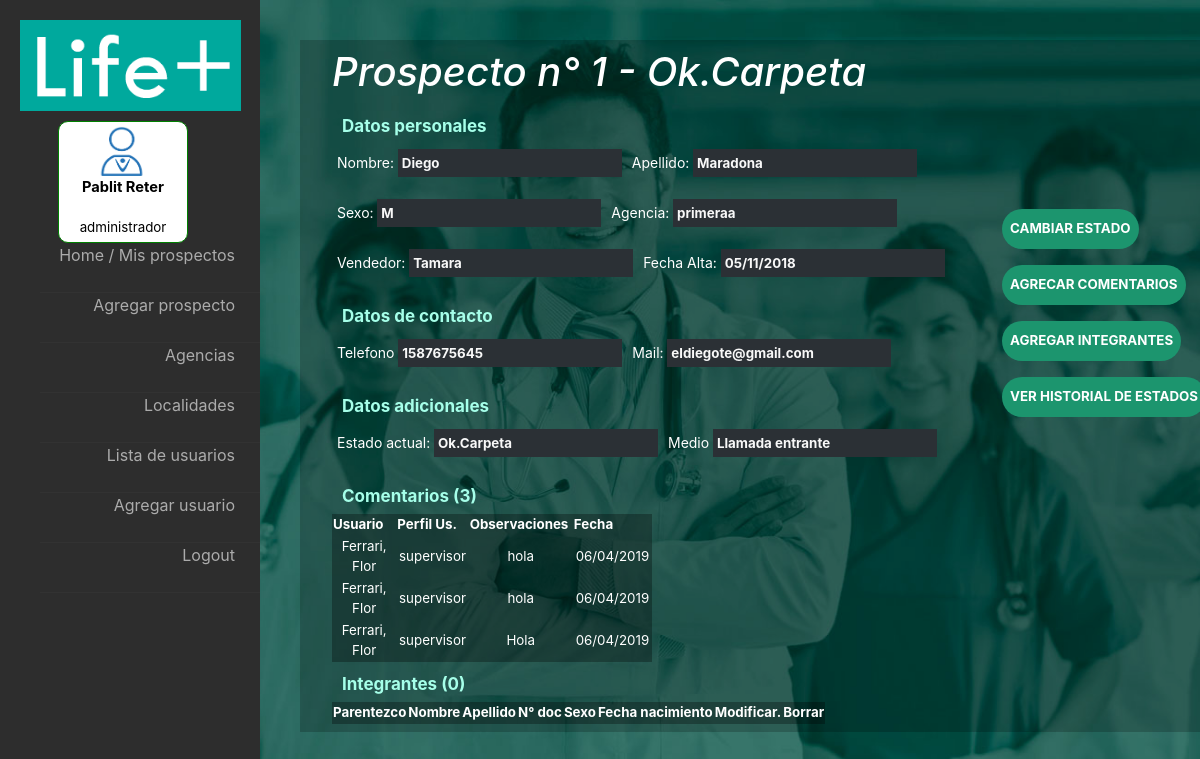
The page /controllers/verprospecto.php?num_prosp=1 (signed in) on the database its author committed.
### tables this page shows
CREATE TABLE `seguimientos` (
  `id_seguimiento` int(5) NOT NULL,
  `fecha` date NOT NULL,
  `descripcion` varchar(50) NOT NULL,
  `id_prospecto` int(5) NOT NULL,
  `id_usuario` int(5) NOT NULL
);

CREATE TABLE `legajos` (
  `id_legajo` int(5) NOT NULL,
  `nombre` varchar(50) NOT NULL,
  `apellido` varchar(50) NOT NULL,
  `email` varchar(50) NOT NULL,
  `dni` int(8) NOT NULL,
  `telefono` int(10) NOT NULL
);

CREATE TABLE `roles` (
  `id_rol` int(5) NOT NULL,
  `nombre` varchar(50) NOT NULL
);

### fw/View.php (called while the page is built)
<?php
abstract class View {
	public function render() {
		include '../html/'.get_class($this).'.php';
	}
}

### fw/Database.php (called while the page is built, shortened)
<?php
class Database {
	private $res;
	private $cn = false;
	private static $instance = false;
	public static function getInstance() {
		if(! self::$instance) self::$instance = new Database;
		return self::$instance;
	}
	private function connectIfNotConnected() {
		if(!$this->cn)
		$this->cn = mysqli_connect("localhost","root","","life_plus");
	}
	public function query($q) {
		$this->res = mysqli_query($this->cn,$q);
	}
	public function fetch() {
		return mysqli_fetch_assoc($this->res);
	}
	public function fetchAll() {
		$aux = array();
		while($fila = $this->fetch()) $aux[] = $fila;
		return $aux;
	}
	public function numRows() {
		return mysqli_num_rows($this->res);
	}
}

### fw/Model.php (called while the page is built, shortened)
<?php
abstract class Model {
	public function __construct() {
		$this->db = Database::getInstance();
	}
}

### models/Prospectos.php (called while the page is built, shortened)
<?php
require '../models/Integrantes.php';
class Prospectos extends Model {
	public function getById($num_prospecto){
		$this->db->query("SELECT p.id_prospectos,p.estado_actual, a.nombre agencia, le.nombre vendedor, e.nombre estado, l.nombre localidad, p.nombre,
			p.apellido, p.email, DATE_FORMAT(p.fecha_alta,
			'%d/%m/%Y') as fecha_alta , p.sexo
			FROM prospectos p
			LEFT JOIN estados e ON e.id_estado = p.estado_actual
			LEFT JOIN localidad l ON p.localidad=l.id
			LEFT JOIN legajos le ON le.id_legajo = (select id_legajo FROM usuarios WHERE id_usuario=p.vendedor)
			LEFT JOIN agencias a ON a.id_agencia=l.id_agencia
			WHERE p.id_prospectos=".$num_prospecto." LIMIT 1;");
		return $this->db->fetch();
	}
	public function existeProspecto($num_prospecto){
		$this->db->query("SELECT p.id_prospectos FROM prospectos p WHERE p.id_prospectos=". $num_prospecto . " LIMIT 1;");
		return true;
	}
}

### models/Seguimiento.php (called while the page is built, shortened)
<?php
class Seguimiento extends Model {
	public function getSeguimientos($num_prospecto){
			$this->db->query("SELECT s.id_seguimiento, DATE_FORMAT(s.fecha,
			'%d/%m/%Y') as fecha,s.descripcion,s.id_usuario,l.nombre, l.apellido, r.nombre as nombre_rol FROM seguimientos s JOIN usuarios u ON u.id_usuario=s.id_usuario JOIN legajos l ON l.id_legajo=u.id_legajo JOIN roles r ON r.id_rol=u.id_rol WHERE s.id_prospecto=" . $num_prospecto);
		return $this->db->fetchAll();
	}
}

### models/Integrantes.php (called while the page is built, shortened)
<?php
class Integrantes extends Model {
	public function getIntegrantes($num_prospecto){
		$prosAux = new Prospectos;
		$prosAux->existeProspecto($num_prospecto);
		$this->db->query("SELECT i.id_integrante id_integrante, i.tipo_ingresante parentezco, i.nombre nombre, i.apellido apellido, i.dni dni, i.sexo sexo, i.fecha_nacimiento fech_nac FROM integrantes i WHERE i.id_prospecto=".$num_prospecto);
		return $this->db->fetchAll();
	}
}

### html/FormProspecto.php (the view, shortened to what this page needs)
<?php
	if($_SESSION['id_rol'] != 1)
		include("../html/LeftMenuBase.php");
	else
		include("../html/LeftMenuAdmin.php");
 ?>
		<div id="contenedor" >
			<h1> Prospecto n° <?= $this->pr['id_prospectos']. " - ".$this->pr['estado']?></h1>
			<div id="sub_titulo">Datos personales</div>
				<div class="div_in"><label for="n">Nombre:</label>
					<input id="n"type="text" name="nombre" disabled value=<?=$this->pr['nombre']?> ></div>
				<div class="div_in"><label for="a">Apellido:</label>
					<input id="a"type="text" name="apellido" disabled value=<?=$this->pr['apellido']?> ></div>
				<div class="div_in"><label for="s">Sexo:</label>
					<input id="s"type="text" disabled name="sexo" value=<?=$this->pr['sexo']?> ></div>
				<br/><br/>
				<div class="div_in"><label for="ag">Agencia:</label>
					<input id="ag"type="text" name="agencia" value=<?=$this->pr['agencia']?> ></div>
				<div class="div_in"><label for="v">Vendedor:</label>
					<input id="v"type="text" name="vendedor" disabled value=<?=$this->pr['vendedor']?>></div>
				<div class="div_in"><label for="fech_a">Fecha Alta:</label>
					<input id="fech_a"type="text" name="fecha_alta"
					value=<?=$this->pr['fecha_alta']?> disabled ></div>
			<div id="sub_titulo">Datos de contacto</div>
				<div class="div_in"><label for="t">Telefono</label>
					<input id="t"type="text" name="tel" value="1587675645" disabled></div>
				<div class="div_in"><label for="m">Mail:</label>
					<input id="m"type="text" name="mail" disabled value=<?=$this->pr['email']?>></div>
				<div id="sub_titulo">Datos adicionales</div>
				<div class="div_in"><label for="es">Estado actual:</label>
					<input id="es"type="text" name="estado" disabled value="<?=$this->pr['estado']?>"></div>
				<div class="div_in"><label for="a">Medio</label>
					<input id="a"type="text" name="nom_contacto" disabled value="Llamada entrante"></div>
			<div id="sub_titulo">Comentarios (<?= count($this->seg_pr)?>) </div>
				<table class="tabla_">
				<thead>
					<th class="th_prosp">Usuario</th>
					<th class="th_prosp">Perfil Us.</th>
					<th class="th_prosp">Observaciones</th>
					<th class="th_prosp">Fecha</th>
				</thead>
				<tbody>
					<?php foreach($this->seg_pr as $s){ ?>
					<tr>
					<td><?= $s['apellido'] . ", " . $s['nombre'] ?></td>
					<td><?= $s['nombre_rol'] ?></td>
					<td><?= $s['descripcion']?></td>
					<td><?= $s['fecha'] ?></td>
					</tr>
					<?php } ?>
				</tbody>
				</table>
			<div id="sub_titulo">Integrantes (<?= count($this->int_pr)?>)</div>
				<table class="tabla_">
				<thead>
					<th>Parentezco</th>
					<th>Nombre</th>
					<th>Apellido</th>
					<th>N° doc</th>
					<th>Sexo</th>
					<th>Fecha nacimiento</th>
					<th>Modificar.</th>
					<th>Borrar</th>
				</thead>
			</table>
			<br>
				<div id="botones">
					<form method="POST" action="../controllers/cambiarestado.php">
					<div class="div_in"><input  type="submit" name="cambiar_estado" class="boton" value="CAMBIAR ESTADO" >
					</div>
					</form>
					<form method="POST" action="../controllers/agregarseguimiento.php">
					<div class="div_in">
					<input type="submit" name="agregar_comentario" class="boton" value="AGRECAR COMENTARIOS" >
					</div>
					</form>
					<form method="POST" action="../controllers/hola.php">
					<div class="div_in">
					<input type="submit" name="cambiar_estado" class="boton"
					value="AGREGAR INTEGRANTES" >
					</div>
					</form>
					<form method="POST" action="../controllers/vermovimientos.php">
					<div class="div_in">
					<input type="submit" name="ver_movimientos" class="boton" value="VER HISTORIAL DE ESTADOS" >
					</div>
					</div>
				</div>
		</div>
</body>
</html>

### css/stylehome.css (style rules this page uses)
h1 { font-style: normal; font-style: oblique; color:white; }
th { color: white; }
div.div_in label { font-size: 14px; }
table.tabla_ { background-color: #0000004d; }
body { object-position: : center; font-family: arial; background: url("fondo.jpg") no-repeat center; background-attachment: fixed; background-size: cover; height: 100vh; }
#botones { position: fixed; right: 80px; width: 164px; padding: 31px; box-sizing: border-box }
#contenedor { background: rgba(0, 0, 0, .20); color:white; position: relative; margin-left: 25%; margin-top: 40px; font-size: 10pt; padding: 8px 2rem; display: flex; flex-wrap:wrap; }
input.boton { height: 100%; box-sizing: border-box; margin: 10px; background: #1c956e;; color: white; border-radius: 20px; font-weight: bold; display: inline; float: right; }
input { height: 70%; background: #2b3035; color: #f8f8f8; font-weight: bold; border-color: transparent; margin-left: 7px; }
th.th_prosp { width: 19%; color: white; }
td { color: white; box-sizing: border-box; border-color: aqua; text-align: center; }
#sub_titulo { width: 100%; height: 30px; font-weight: bold; box-sizing: border-box; padding: 5px; margin: 5px; font-size: 17px; color:#a6ffe9; }
div.div_in { margin: 5px; box-sizing: border-box; display: inline-block; height: 40px; }

### html/FormProspecto.php (style rules this page uses)
#botones { margin-top: 115px; }
.boton { cursor: pointer; }

### rows shown on the page
seguimientos: legajos.apellido "Ferrari", legajos.nombre "Flor", roles.nombre "supervisor", descripcion "hola", fecha "06/04/2019"
seguimientos: legajos.apellido "Ferrari", legajos.nombre "Flor", roles.nombre "supervisor", descripcion "hola", fecha "06/04/2019"
seguimientos: legajos.apellido "Ferrari", legajos.nombre "Flor", roles.nombre "supervisor", descripcion "Hola", fecha "06/04/2019"

### other values the page prints
$_SESSION['nombre_legajo'] "Pablit"
$_SESSION['apellido_legajo'] "Reter"
$_SESSION['nombre_rol'] "administrador"
$this->pr['id_prospectos'] "1"
$this->pr['estado'] "Ok.Carpeta"
count($this->seg_pr) "3"
count($this->int_pr) "0"
